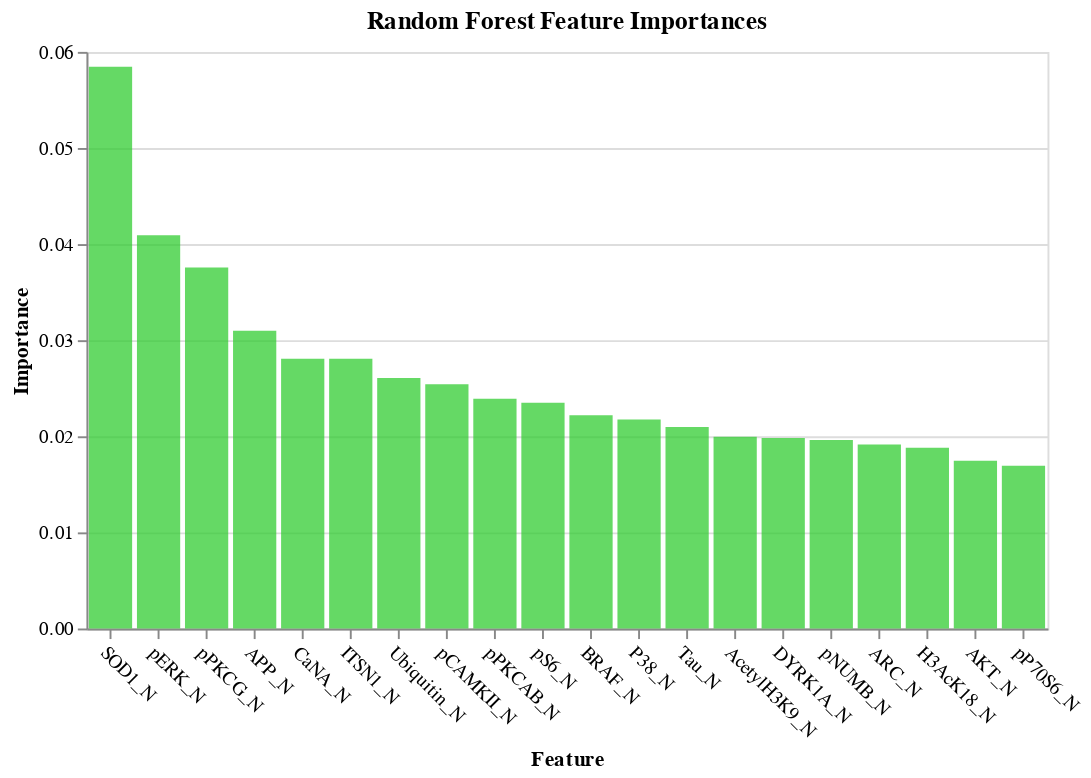

Write notebook code for a chart like this one.
### Code cell
plot_imp(best_features_rfi, feature_importances_rfi, 'Random Forest', 'limegreen')

### Figure 1 — Vega-Lite specification as saved in the notebook (floating-point values rounded to 4 significant figures)
{"config": {"view": {"continuousWidth": 400, "continuousHeight": 300}}, "data": {"name": "data-2b705c32f78fcf2125d0f37c63063490"}, "mark": {"type": "bar", "color": "limegreen", "opacity": 0.75}, "encoding": {"x": {"type": "nominal", "axis": {"labelAngle": 45}, "field": "features", "sort": null, "title": "Feature"}, "y": {"type": "quantitative", "field": "importances", "title": "Importance"}}, "title": "Random Forest Feature Importances", "width": 500, "$schema": "https://vega.github.io/schema/vega-lite/v4.8.1.json", "datasets": {"data-2b705c32f78fcf2125d0f37c63063490": [{"features": "SOD1_N", "importances": 0.05845}, {"features": "pERK_N", "importances": 0.04093}, {"features": "pPKCG_N", "importances": 0.03758}, {"features": "APP_N", "importances": 0.03099}, {"features": "CaNA_N", "importances": 0.02808}, {"features": "ITSN1_N", "importances": 0.02806}, {"features": "Ubiquitin_N", "importances": 0.02605}, {"features": "pCAMKII_N", "importances": 0.02541}, {"features": "pPKCAB_N", "importances": 0.02392}, {"features": "pS6_N", "importances": 0.0235}, {"features": "BRAF_N", "importances": 0.02218}, {"features": "P38_N", "importances": 0.02174}, {"features": "Tau_N", "importances": 0.02097}, {"features": "AcetylH3K9_N", "importances": 0.01995}, {"features": "DYRK1A_N", "importances": 0.01983}, {"features": "pNUMB_N", "importances": 0.0196}, {"features": "ARC_N", "importances": 0.01915}, {"features": "H3AcK18_N", "importances": 0.01881}, {"features": "AKT_N", "importances": 0.01746}, {"features": "pP70S6_N", "importances": 0.01695}]}}
